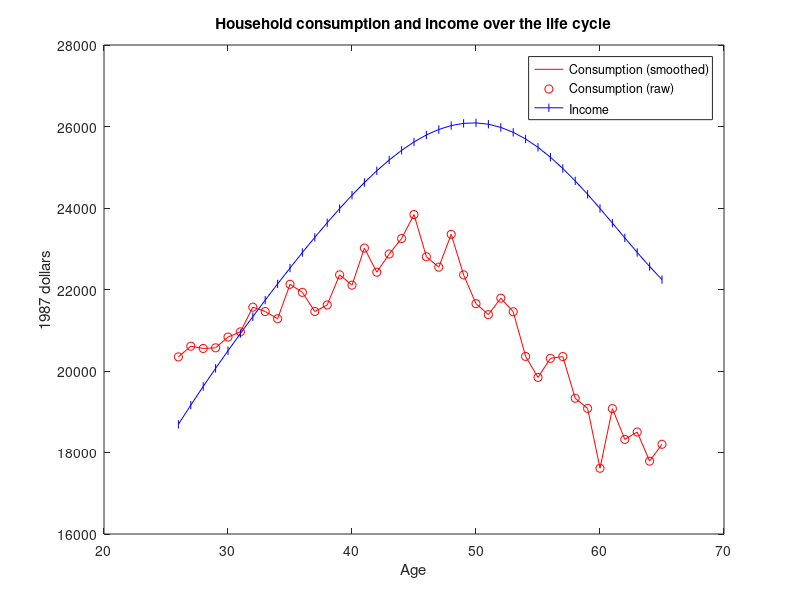

Reproduce this figure in MATLAB. (Note: this script raises an error after producing the figure.)
% Gourinchas & Parker (2002) - Consumption over the Life-Cycle

% Currently, I just take the data moments and the weighting matrix from some online materials.

% Alternatively, GP2002_FirstStage.m reproduces the data work from scratch

% Important difference: GP2002 solve based on the FOCs (the consumption
% Euler Eqn). As a result, they do NOT need V_{J+1}, they instead just need
% C_{J+1} [think about writing out a sequence problem, and then think about 
% the FOC between periods J and J+1, all you need is C_{J+1} to iterate from.
% GP2002 write this FOC with C_{J+1} as eqn below eqn (5) on pg 55]. 
% They write out the original model with a kappa and h that determine
% V_{J+1}. But they then can essentially drop kappa, replace h with gamma0
% and gamma1, and because gamma0 and gamma1 determine C_{J+1}, they can
% solve the model without ever finding V_{J+1}. VFI Toolkit works based on
% value function iteration, and so C_{J+1} is not enough for us, we need
% V_{J+1}. We therefore need to work with kappa and h, instead of gamma0
% and gamma1. As a result, we are going to be estimating different
% parameters to what GP2002 do, but we are just estimating a different
% parametrization of the model (with kappa and h to pin down V_{J+1}) than
% what GP2002 used (with gamma0 and gamma1 to pin down C_{J+1}).
% [Both this code and GP2002 also estimate R and rho]

 

%% Age and model periods

N_j=40;
Params.agejshifter=25; % first period is age 26
% Age
Params.J=N_j;
Params.agej=1:1:N_j;
Params.age=Params.agejshifter+Params.agej;



%% Empirical data
% From: https://github.com/ThomasHJorgensen/Sensitivity/tree/master/GP2002
% Who says: Empirical files from the orignal paper is based on the online code for the paper by Andrews et al. (2017, QJE) and can be found here: https://dataverse.harvard.edu/dataset.xhtml?persistentId=doi:10.7910/DVN/LLARSN
% The data files are:
% income.txt:          age profile of average income (in 1000s of 1987 dollars)
% sample_moments.txt:  age profile of average consumption (in 1000s of 1987 dollars)
% weight.txt:          weight matrix used to estimate the structural parameters.
% I copy-pasted the contents of these here
avgincome=[18690.960, 19163.940, 19621.110, 20064.870, 20497.210, 20919.710, 21333.540, 21739.350, 22137.360, 22527.250, 22908.310, 23279.320, 23638.630, 23984.270, 24313.830, 24624.660, 24913.860, 25178.370, 25415.050, 25620.790, 25792.540, 25927.470, 26023.090, 26077.300, 26088.440, 26055.600, 25978.380, 25857.240, 25693.430, 25488.990, 25246.820, 24970.680, 24665.150, 24335.610, 23988.180, 23629.620, 23267.470, 22909.670, 22564.940, 22242.540];
avgconsumption=[20346.439999999999, 20608.549999999999, 20553.389999999999, 20568.669999999998, 20832.849999999999, 20960.669999999998, 21566.720000000001, 21459.770000000000, 21282.630000000001, 22127.910000000000, 21929.880000000001, 21460.419999999998, 21619.970000000001, 22359.830000000002, 22107.360000000001, 23016.139999999999, 22424.619999999999, 22871.310000000001, 23250.590000000000, 23839.259999999998, 22803.639999999999, 22548.490000000002, 23354.259999999998, 22359.360000000001, 21651.770000000000, 21383.049999999999, 21787.459999999999, 21454.160000000000, 20358.779999999999, 19842.860000000001, 20311.130000000001, 20353.930000000000, 19331.619999999999, 19082.180000000000, 17613.980000000000, 19077.070000000000, 18321.340000000000, 18501.980000000000, 17788.040000000001, 18201.759999999998];
WeightingMatrix=diag([3.6872008,3.8049959,3.5500436,3.7745263,4.2091920,4.1346511,3.8382528,3.7693568,4.0865395,3.8544915,3.9664480,3.8415740,4.0701883,3.7211355,3.7487563,3.7335098,3.7867473,3.7138973,3.9722601,3.2203741,3.6383268,3.3823610, 3.7156815,3.3014884,3.1814975,3.7363199,3.7048994, 3.7809048, 3.6250560, 3.2918133, 3.5717417,3.9574252,3.4803905,3.1553934,3.9773247,3.2377166,3.4513555,3.5322114,3.5292536, 3.4207858]);
% Note: I have double-checked these against contents of ./derived/Transparent Identification (Gourinchas and Parker Replication)/output/make.log
%       from the materials of https://dataverse.harvard.edu/dataset.xhtml?persistentId=doi:10.7910/DVN/LLARSN
% Note: This later source got the following as the fitted (estimated) moments for consumption:
fittedavgconsumption_AGS2017=[18675.330192338559, 19388.212600096318, 19931.409678033669, 20416.983059913120, 20846.511902463310, 21249.797274646731, 21568.638059828245, 21960.326011461413, 22250.073312477685, 22572.663315759091, 22762.477900147911, 22965.855194085474, 23083.242442513980, 23172.036295533137, 23106.696851993544, 23010.418890175795, 22932.704122827741, 22774.784936048960, 22610.201008821856, 22425.937563838477, 22235.859576262708, 22038.096024257269, 21875.939447598190, 21683.238568007921, 21469.783149753606, 21258.301954897222, 21061.824954368018, 20832.183568772063, 20577.220515166311, 20348.595988976027, 20110.078731585425, 19875.656107118601, 19617.792926036545, 19368.268110153349, 19120.868715666104, 18842.115913731086, 18605.273565004958, 18327.670847333808, 18072.160850591466, 17806.156351514812];
% Note: these are the fitted moments for AGS2017 estimates:
% beta	0.9574
% rho	0.6526024
% x0	0.061146601185
% gamma0	0.0015
% gamma1	0.071
% From AGS2017: /derived/Transparent Identification (Gourinchas and Parker Replication)/code/gp_procedures.gau
% Is the original code of GP2002 for solving the model.

% Note: GP2002 say WeightingMatrix is diagonal matrix with elements being the inverse of the variance of the moments,
% this would give variance as around 0.3, so presumably is already for log(C)

% Note: average consumption is the raw data (can tell from Fig 2, shown just below)
% GP2002 estimate based on a smooth profile
% GP2002, pg 86: "Smooth profiles are constructed by estimating an equation
% similar to (14) that fixed pi_2 at the value estimated on the unsmoothed
% data, replaces the age and cohort dummies by fifth order polynomials, and
% extends the highest age to 70 to avoid some of the endpoint problems
% commonly encountered with polynomial smoothers"
% Eqn 14: lnCtilde_i=f_i pi_1 + a_i pi_2 + b_i pi_3 + U_i pi_4 + Ret_i pi_5 +epsilon_i
% Where: Ctilde=observed household consumption in the CEX
%        f_i=set of family dummies, a_i=complete set of age dummies
%        b_i=complete set of cohort dummies (less the middle one)
%        U_i=census region unemployment rate in year tau
%        Ret_i=dummy for each group that is equal to 1 when the respondent is retired
smoothavgconsumption=avgconsumption; % PLACEHOLDER


figure(2)
plot(26:1:65,smoothavgconsumption,'-r')
hold on
plot(26:1:65,avgconsumption,'or')
plot(26:1:65,avgincome,'-|b')
hold off
title('Household consumption and income over the life cycle')
legend('Consumption (smoothed)','Consumption (raw)','Income')
ylabel('1987 dollars')
xlabel('Age')

% From the average income profile we derive the expected income growth profile
% Params.g=[log(avgincome(2:end))-log(avgincome(1:end-1)),0]; % GP2002 pg 65 gives this formula
% But actually this is done off of log avg income fitted to a fifth order polynomial in age
% Got polynomial coeffs for upsilon from (Ctrl+F for "permanent income growth" https://github.com/ThomasHJorgensen/Sensitivity/blob/master/GP2002/solve_GP2002.py
Ybar=exp(6.8013936+0.3264338*Params.age-0.0148947*Params.age.^2+0.000363424*Params.age.^3-4.411685*10^(-6)*Params.age.^4+2.056916*10^(-8)*Params.age.^5);
Params.g=[log(Ybar(2:end))-log(Ybar(1:end-1)),0]; % GP2002 pg 65 gives this formula
% Note: Ybar ends up almost identical to avgincome in any case

%% Now, set up the model
n_d=0; % no decision variable
n_a=500; % assets is the only endogenous state
n_z=51; % Permanent shock (GP2002 renormalize to eliminate this, I just keep it as I'm lazy)
n_e=12; % zero-income shock (since the calibration follow Caroll (1997) I use 12 points as that is what Caroll (1997) used. I am just guessing GP2002 do the same)


%% Parameters
% Note: rho, beta, gamma0, gamma1 are going to be estimated by SMM, so these are anyway just initial guesses
% I set them to the values that GP2002 use for Figure 1 (so that I can reproduce it)

% Preferences
Params.rho=0.514; % CRRA utility param
% Params.upsilon= % Consumption equivalence scale
% GP2002 describe upsilon as a preference shifter that depends on household
% characteristics. But then just simplify it to an consumption equivalence scale anyway.
% Note: GP2002 is weird, as put consumption equivalence scale outside the utility fn, rather than directly on consumption in the utility fn.
% GP2002 say it is a fifth-order polynomial in age
% Got polynomial coeffs for upsilon from (Ctrl+F for "family shifter" https://github.com/ThomasHJorgensen/Sensitivity/blob/master/GP2002/solve_GP2002.py
Params.upsilonraw=0+0.13964975*Params.age-0.0047742190*Params.age.^2+8.5155210*10^(-5)*Params.age.^3-7.9110880*10^(-7)*Params.age.^4+2.9789550*10^(-9)*Params.age.^5;
% ThomasHJorgensen then does exp(upsilonraw-upsilonraw[lag])
Params.upsilonintermediate=exp(Params.upsilonraw(2:end)-Params.upsilonraw(1:end-1));
% ThomasHJorgensen says this is (upsilon_{t+1}/upsilon_t)^(1/rho) [a few lines below "family shifter"].
% [He, like GP2002, works directly, so all they need is (upsilon_{t+1}/upsilon_t), as that is what appears in the consumption Euler eqn, see eqn 5 of GP2002]
% But I think this is a typo, and that it should say
% (upsilon_{t+1}/upsilon_t)^(1-rho) as it is used to 'normalize the FOCs to for growth)
% Because I work with the value function, I need the actual upsilon_t. I
% will normalize first period value to 1, and then use upsilonintermediate to iterate them
Params.upsilon=ones(N_j,1);
for jj=2:N_j
    Params.upsilon(jj)=Params.upsilon(jj-1)*Params.upsilonintermediate(jj-1)^(1/(1-Params.rho));
end
% Note: Seems weird that GP2002 can have upsilon defined in a way that
% depends on rho, when upsilon is not part of the estimation step but rho
% is part of the estimation step?


% Discount factor
Params.beta=0.9598;

% Asset returns
Params.R=1.0344;

% Retirement
Params.gamma0=0.0015;
Params.gamma1=0.0710;
% We do not use gamma0 and gamma1 for anything (as we solve by VFI, while GP2002 solved the FOCs)
% Instead we need
Params.h=Params.gamma0/Params.gamma1;
% Note: GP2002 define gamma0=gamma1*h on pg 55 on line below eqn (6)


% Exogenous shocks
% Permanent shocks
% Params.g was already set above
Params.sigma_z_n=sqrt(0.0212); % standard dev of innovations to z
% Transitory shocks
Params.p=0.00302; % probability of zero earnings
Params.sigma_u=sqrt(0.0440); % std dev of innovations to u (exp(u) occurs with prob 1-p)
% GP2002 report 'variance of permanent shock' and 'variance of transitory shock' in Table 1 on pg 61

% Bequests
Params.kappa=500; 
% GP2002 don't seem to say what value kappa takes
% Codes at
% https://github.com/ThomasHJorgensen/Sensitivity/tree/master/GP2002 don't
% even seem to include a kappa parameter anywhere (probably not needed as
% only iterate on policy, not value fn, so just need c_{J+1})



% Initial assets at age 26
% Done below



%% GP2002 do a first stage estimation of R, p , sigma_z_n and sigma_u
% They get the point estimates as above
% R is interest rate of 3.440, p=0.00302, sigma_z_n=sqrt(0.0212), sigma_u=sqrt(0.0440)
% They also report that the standard error of R is 0.281 and the standard error of p is 0.000764.
% They do not report standard errors of the estimates of sigma_z_n^2 and sigma_u^2


%% Grids
% Because there is a positive probability in every period of zero earnings and agents must die without debt, there is implicitly a no-borrowing constaint
a_grid=(5*10^5)*linspace(0,1,n_a)'.^3; % annual income is about 20000, so use max assets of half million

d_grid=[];

% # Set permanent income to the first predicted value:
%         self.par.init_P = Ybar[0]/1000.0 # line 1651

% Permanent shocks
% GP2002 has that z_t=G_t z_{t-1} N_t
% G=(1+g) is the growth factor for permanent labor income
% ln(N) ~ N(0, sigma_n^2)
% If we log this process we get: lnZ_t= g + lnZ_t-1 + lnN_t
% Since N_t is log-normal, we just get n_t=log(N_t) ~ N(0, sigma_z_n^2), which is nice and easy
% We need to use the extension of Farmer-Toda to age-dependent parameters to handle the income growth g and that there are permanent shocks
kirkbyoptions.nSigmas=2; % GP2002 do not discuss what this should be 
kirkbyoptions.initialj0mewz=log(Ybar(1)); % Based on codes of Jorgensen (2023), he seems to set period 1 to be a permanent shock on this Ybar(1). This is just like making period 0 the Ybar(1).
[lnz_grid_J, pi_z_J,jequaloneDistz,otheroutputs] = discretizeLifeCycleAR1_Kirkby(Params.g,ones(1,N_j),Params.sigma_z_n*ones(1,N_j),n_z,N_j,kirkbyoptions);
% Note: GP2002 does what you should do in a model with exogenous
% labor and  permament shocks, namely renormalize and then solve. We just
% take the lazy (but computationally costly) option here, on the plus side
% it makes it easy to modify this shock process.
z_grid_J=exp(lnz_grid_J);
% jequaloneDistz is the initial distribution

% Turns out that while the original discretization is good, taking the exponential of the grid messes up the drift.
% (This is fairly standard, discretizing and then taking exponential often messes things up)
% Following few lines are showing what goes wrong
[lnzmean,lnzvariance,lnzautocorrelation,~]=MarkovChainMoments_FHorz(lnz_grid_J,pi_z_J,jequaloneDistz);
[zmean,zvariance,zautocorrelation,~]=MarkovChainMoments_FHorz(z_grid_J,pi_z_J,jequaloneDistz);
% lnzmean./log(Ybar) % Shows that mean of discretized income is always within 1% of data
% zmean./Ybar % shows that after exponentials are taken it yoes wrong
% exp(lnzmean)./Ybar % Shows just a 2-3% difference, so mostly has to do with how exponential interacts with grid and probabilities
% I just do something fairly brute-force to correct this, namely I renormalize each age grid to get the correct growth in mean income
for jj=1:N_j
    z_grid_J(:,jj)=z_grid_J(:,jj)*(Ybar(jj)/zmean(jj));
end
% Check this has done a decent job
[zmean,zvariance,zautocorrelation,~]=MarkovChainMoments_FHorz(z_grid_J,pi_z_J,jequaloneDistz);
% zmean./Ybar % Now these are all equal to 1
% Note: You could definitely do something nicer here, but this will do (as paper is anyway just about age-conditional means)


% Transitory shocks
% First, the e shock which is i.i.d.
% Consists of a first stage, which GP2002 call u
farmertodaoptions.nSigmas=2; % GP2002 don't appear to say what this should be
[u_grid,pi_u]=discretizeAR1_FarmerToda(0,0,Params.sigma_u,n_e-1,farmertodaoptions);
pi_u=pi_u(1,:)';
% [sum(lnZ_grid.*pi_Z),Params.mew_lnZ] % should be equal, they are
% Now add in the zero-income event, and use Z instead of lnZ
e_grid=[0;exp(u_grid)];
pi_e=[Params.p; (1-Params.p)*pi_u]; % There is no difference between pi_lnZ and pi_Z
  
% sum(e_grid.*pi_e) 
% Not exactly equal to one because of the discretization, so I renormalize the grid so that we get exactly 1
e_grid=e_grid./sum(e_grid.*pi_e);
sum(e_grid.*pi_e) % This should be 1 (it is :)

% Note: GP2002 use zero mean for innovations n and u, which is kind of an odd departure from Carroll (1997) given how closely the income process otherwise follows it
% (Carroll (1997) uses means for u and n that mean that exp(u) and exp(n) are a specific non-zero mean and mean one repectively)

vfoptions.n_e=n_e;
vfoptions.e_grid=e_grid;
vfoptions.pi_e=pi_e;
simoptions.n_e=vfoptions.n_e;
simoptions.e_grid=vfoptions.e_grid;
simoptions.pi_e=vfoptions.pi_e;


%% Return fn
DiscountFactorParamNames={'beta'};

ReturnFn=@(aprime,a,z,e,R,rho,upsilon,agej,J,beta,kappa,h) GourinchasParker2002_ReturnFn(aprime,a,z,e,R,rho,upsilon,agej,J,beta,kappa,h);



%%
% Use the AGS estimates
% beta	0.9574
% rho	0.6526024
% x0	0.061146601185
% gamma0	0.0015
% gamma1	0.071
Params.beta=0.9574;
Params.rho=0.6526;
Params.gamma0=0.0015;
Params.gamma1=0.071;
Params.h=Params.gamma0/Params.gamma1;
% WHAT IS x0: log(0.0611)=-2.79, so this is omega26_mean, which is anyway almost exactly what I set below: exp(-2.794)=0.0612


%%
Params.rho=2;
Params.beta=0.91;
Params.kappa=5;

%% Try solving value function
tic;
[V,Policy]=ValueFnIter_Case1_FHorz(n_d,n_a,n_z,N_j,d_grid,a_grid,z_grid_J,pi_z_J,ReturnFn,Params,DiscountFactorParamNames,[],vfoptions);
vftime=toc

%% Initial distribution

% GP2002 do not talk about initial distribution of permanent shocks. So I just put them all on the median shock value.
% GP2002 say they set initial assets to be log-normal distribution with
Params.omega26_mean=-2.794; % parameter for the mean of log assets
Params.omega26_stddev=1.784; % parameter for the std dev of log assets
% Note that from these two, we get that the mean of assets is
% exp(Params.omega26_mean+0.5*Params.omega26_stddev^2)

% So we need to put this log-normal distribution onto our asset grid
tic;
jequaloneDistassets=MVNormal_ProbabilitiesOnGrid(log(a_grid+[10^(-9);zeros(n_a-1,1)]),Params.omega26_mean,Params.omega26_stddev,n_a); % note: first point in a_grid is zero, so have to add something tiny before taking log
initdisttime=toc

% So initial dist is given by
jequaloneDist=zeros(n_a,n_z,n_e);
% jequaloneDist(:,floor((n_z+1)/2),7)=jequaloneDistassets; % everyone starts with median z and median e (first point in e is zero, then other 11 are the log-normal dist)
% I need to add some variance to the income shocks, otherwise the two-step
% GMM estimation is problematic as the first moment has almost zero
% variance and so is given a riduculously high weight
jequaloneDist=jequaloneDistassets.*jequaloneDistz'.*shiftdim(pi_e,-2);
z_grid_J(:,1)=linspace(0.95,1.05,n_z)'.*z_grid_J(:,1); % add 

% GP2002 don't specify age weights, but as their only outputs are
% life-cycle profiles they don't have too. So we will just put equal
% weights.
AgeWeightParamNames={'mewj'};
Params.mewj=ones(1,N_j)/N_j;

%% Solve agent dist
tic;
StationaryDist=StationaryDist_FHorz_Case1(jequaloneDist,AgeWeightParamNames,Policy,n_d,n_a,n_z,N_j,pi_z_J,Params,simoptions);
disttime=toc

%% Plot some outputs
FnsToEvaluate.Income=@(aprime,a,z,e) z*e;
FnsToEvaluate.Consumption=@(aprime,a,z,e,R) R*a+z*e-aprime;
FnsToEvaluate.z=@(aprime,a,z,e) z;
FnsToEvaluate.e=@(aprime,a,z,e) e;
FnsToEvaluate.a=@(aprime,a,z,e) a;

simoptions.whichstats=[1,0,0,0,0,0,0];
tic;
AgeConditionalStats=LifeCycleProfiles_FHorz_Case1(StationaryDist,Policy,FnsToEvaluate,Params,[],n_d,n_a,n_z,N_j,d_grid,a_grid,z_grid_J,simoptions);
acstime=toc

figure(3);
plot(Params.age,AgeConditionalStats.Income.Mean)
hold on
plot(Params.age,AgeConditionalStats.Consumption.Mean)
hold off
title('Model life-cycle profiles')
legend('Income','Consumption')


figure(4)
subplot(3,1,1); plot(Params.age,AgeConditionalStats.a.Mean)
title('Assets (a)')
subplot(3,1,2); plot(Params.age,AgeConditionalStats.z.Mean)
title('Permanent shock (z)')
subplot(3,1,3); plot(Params.age,AgeConditionalStats.e.Mean)
title('Transitory shock (e)')


figure(5)
subplot(2,1,1); plot(26:1:65,avgincome,Params.age,AgeConditionalStats.Income.Mean)
title('Income')
legend('Data','Model')
subplot(2,1,2); plot(26:1:65,smoothavgconsumption,Params.age,AgeConditionalStats.Consumption.Mean,26:1:65,fittedavgconsumption_AGS2017)
title('Consumption')
legend('Data','Model','AGS2017')


%% Okay, let's estimate

%% Now, we estimate the model parameters to target the mean life cycle profile of consumption
% To do this using the toolkit there are two things we need to setup
% First, just say all the model parameters we want to calibrate
% For exercise of GP2002 there are four parameters
EstimParamNames={'beta','rho','h','kappa'};
% EstimParamNames gives the names of all the model parameters that will be
% estimated, these parameters must all appear in Params, and the values in
% Params will be used as the initial values.
% All other parameters in Params will remain fixed.

% Second, we need to say which model statistics we want to target
% We can target any model stat generated by the AllStats, and LifeCycleProfiles commands
% We set up a structure containing all of our targets
TargetMoments.AgeConditionalStats.Consumption.Mean=smoothavgconsumption';
estimoptions.logmoments=1; % We target log(C), not C. [Note: we put in the target C, and use estimoptions.logmoments to say we want to target log(C). Internally the log() will be taken, do not take the logs when setting up target here]
% Note: When setting up TargetMoments there are some rules you must follow
% There are two options TargetMomements.AgeConditionalStats and
% TargetMoments.AllStats (you can use both). Within these you must 
% follow the structure that you get when you run the commands
% AgeConditionalStats=LifeCycleProfiles_FHorz_Case1()
% and
% AllStats=EvalFnOnAgentDist_AggVars_FHorz_Case1()
% [If you are using PType, then these will be the PType equivalents]

% So we want a FnsToEvaluate which is just consumption (this will be faster as it only includes what we actually need)
clear FnsToEvaluate
FnsToEvaluate.Consumption=@(aprime,a,z,e,R) R*a+z*e-aprime;

save ./SavedOutput/GP2002setup.mat

% load ./SavedOutput/GP2002setup.mat

estimoptions.CalibParamsNames={'R'};


%% Check the panel data setup is okay
simoptions.numbersims=1000
tic;
simPanelValues=SimPanelValues_FHorz_Case1(jequaloneDist,Policy,FnsToEvaluate,Params,[],n_d,n_a,n_z,N_j,d_grid,a_grid,z_grid_J,pi_z_J,simoptions);
paneltime=toc
% Compute the moments (same as CalibrateLifeCycleModel_objectivefn(), except the panel data versions)
AllStats_PanelValues=PanelValues_AllStats_FHorz(simPanelValues,simoptions);
tic;
AgeConditionalStats_PanelValues=PanelValues_LifeCycleProfiles_FHorz(simPanelValues,N_j,simoptions);
acspaneltime=toc



%% Done. Now just run the calibrate life-cycle model command

% As rough first run, pretend we actually have the Covariance Matrix of the
% Data moments (so estimation doesn't involve any simulation).
CovarMatrixDataMoments=zeros(size(WeightingMatrix));
CovarMatrixDataMoments(logical(eye(size(CovarMatrixDataMoments))))=diag(WeightingMatrix).^(-1); % GP2002 say they set weights as diagonal matrix, with elements being inverse of the variance of the data moments (given the actual numbers, these are presumably for log(C))


estimoptions.verbose=1; % give feedback
[EstimParams1, EstimParamsStdDev1, estsummary1]=EstimateLifeCycleModel_MethodOfMoments(EstimParamNames,TargetMoments, WeightingMatrix,CovarMatrixDataMoments, n_d,n_a,n_z,N_j,d_grid, a_grid, z_grid_J, pi_z_J, ReturnFn, Params, DiscountFactorParamNames, jequaloneDist,AgeWeightParamNames, FnsToEvaluate, estimoptions, vfoptions,simoptions);
% EstimParams is the estimated parameter values
% estsummary is a structure containing various info on how the estimation
% went, plus some output useful for analysis

save ./SavedOutput/GP2002estimation.mat EstimParams1 EstimParamsStdDev1 Params estsummary1 estimoptions

save ./SavedOutput/GP2002_1.mat

% EstimParams1 =
%  beta: 0.9351
%   rho: 1.3325
%     h: 0.0108
% kappa: 39.4087

% EstimParamsStdDev1 = 
%  beta: 0.0354
%   rho: 0.7683
%     h: 3.9630
% kappa: 84.5467


%% Redo the estimation, this time using two-iteration GMM (which seems to be what GP2002 did; according to Joregensen)
estimoptions.iterateGMM=2; % two-iteration GMM
% Default: estimoptions.numbootstrapsims=100; % Number of simulations
estimoptions.numberinvidualsperbootstrapsim=20000; % Note: number of observations is more like this times N_j (so 20000*40=800000)
% Note: GP2002 used 20,000, while Jorgensen (2023) used 500,000 individuals
% GP2002, pg 60: "we simulate lnC by running 20,000 independent income processes for 40 years"
% Note: GP2002 data is more like 40,000 observations, which corresponds to 1000 individuals (full lifetimes, in data is obviously not quite same thing)

% Not needed, but to make things faster for the next estimation
for pp=1:length(EstimParamNames)
    Params.(EstimParamNames{pp})=EstimParams1.(EstimParamNames{pp});
end

% Note: two-iteration efficient GMM, means we have no need/use for CovarMatrixDataMoments so just pass [] (this is just to emphasize that it won't be used)
[EstimParams2, EstimParamsStdDev2, estsummary2]=EstimateLifeCycleModel_MethodOfMoments(EstimParamNames,TargetMoments, WeightingMatrix,[], n_d,n_a,n_z,N_j,d_grid, a_grid, z_grid_J, pi_z_J, ReturnFn, Params, DiscountFactorParamNames, jequaloneDist,AgeWeightParamNames, FnsToEvaluate, estimoptions, vfoptions,simoptions);

save ./SavedOutput/GP2002estimation2.mat EstimParams2 EstimParamsStdDev2 Params estsummary2 estimoptions

estimoptions=rmfield(estimoptions,'iterateGMM');
estimoptions=rmfield(estimoptions,'numberinvidualsperbootstrapsim');

save ./SavedOutput/GP2002_2.mat


%% Now bootstrap the standard errors
% load  ./SavedOutput/GP2002_1.mat

estimoptions.bootstrapStdErrors=1;
estimoptions.skipestimation=1; % We already have the estimated parameters, this time just bootstrap the standard errors (skipping the restimation that would otherwise occur)
estimoptions.numbootstrapsims=100; % Number of simulations
estimoptions.numberinvidualsperbootstrapsim=2000; % Note: number of observations is more like this times N_j (so 2000*40=80000)

% Because we will use estimoptions.skipestimation=1 we need to make sure we start from the estimated parameters
for pp=1:length(EstimParamNames)
    Params.(EstimParamNames{pp})=EstimParams1.(EstimParamNames{pp});
end

% Note: bootstrap standard errors, means we have no need/use for CovarMatrixDataMoments so just pass [] (this is just to emphasize that it won't be used)
[EstimParams3, EstimParamsBootstrapDist3, estsummary3]=EstimateLifeCycleModel_MethodOfMoments(EstimParamNames,TargetMoments, WeightingMatrix,[], n_d,n_a,n_z,N_j,d_grid, a_grid, z_grid_J, pi_z_J, ReturnFn, Params, DiscountFactorParamNames, jequaloneDist,AgeWeightParamNames, FnsToEvaluate, estimoptions, vfoptions,simoptions);
% Note: because we bootstrap standard errors, the second output is the bootstrap distribution, instead of the standard error
% Note: because we use estimoptions.skipestimation=1, EstimParams3 will just be a duplicate of EstimParams1

save ./SavedOutput/GP2002estimation3.mat EstimParams3 EstimParamsBootstrapDist3 Params estsummary3 estimoptions

estimoptions=rmfield(estimoptions,'bootstrapStdErrors');
estimoptions=rmfield(estimoptions,'skipestimation');
estimoptions=rmfield(estimoptions,'numbootstrapsims');
estimoptions=rmfield(estimoptions,'numberinvidualsperbootstrapsim');

save ./SavedOutput/GP2002_3.mat
 

%% Do I get the same estimates:
% GP2002 report that: 
% beta=0.960
% rho=0.514;
% h=gamma0/gamma1=0.001/0.071=0.0141
% AGS2017 report that:
% beta=0.9574
% rho=0.6526

% My estimates differ, but because I have a different parametrization of
% period J+1 to GP2002 (I parametrize V_{J+1} by h and kappa, they
% parametrize C_{J+1} by gamma0 and gamma1) it is not possible to just
% compare the value of the objective function under my parameter estimates
% with the value of the objective function under their parameter estimates.




%% Plot some outputs
for cc=1:length(EstimParamNames)
    Params.(EstimParamNames{cc})=EstimParams1.(EstimParamNames{cc});
end

[V,Policy]=ValueFnIter_Case1_FHorz(n_d,n_a,n_z,N_j,d_grid,a_grid,z_grid_J,pi_z_J,ReturnFn,Params,DiscountFactorParamNames,[],vfoptions);
StationaryDist=StationaryDist_FHorz_Case1(jequaloneDist,AgeWeightParamNames,Policy,n_d,n_a,n_z,N_j,pi_z_J,Params,simoptions);

FnsToEvaluate.Income=@(aprime,a,z,e) z*e;
FnsToEvaluate.Consumption=@(aprime,a,z,e,R) R*a+z*e-aprime;
FnsToEvaluate.z=@(aprime,a,z,e) z;
FnsToEvaluate.e=@(aprime,a,z,e) e;
FnsToEvaluate.a=@(aprime,a,z,e) a;

AgeConditionalStats=LifeCycleProfiles_FHorz_Case1(StationaryDist,Policy,FnsToEvaluate,Params,[],n_d,n_a,n_z,N_j,d_grid,a_grid,z_grid_J,simoptions);

figure(11);
plot(Params.age,AgeConditionalStats.Income.Mean)
hold on
plot(Params.age,AgeConditionalStats.Consumption.Mean)
hold off
title('Model life-cycle profiles')
legend('Income','Consumption')


figure(12)
subplot(3,1,1); plot(Params.age,AgeConditionalStats.a.Mean)
title('Assets (a)')
subplot(3,1,2); plot(Params.age,AgeConditionalStats.z.Mean)
title('Permanent shock (z)')
subplot(3,1,3); plot(Params.age,AgeConditionalStats.e.Mean)
title('Transitory shock (e)')


figure(13)
subplot(2,1,1); plot(26:1:65,avgincome,Params.age,AgeConditionalStats.Income.Mean)
title('Income')
legend('Data','Model')
subplot(2,1,2); plot(26:1:65,smoothavgconsumption,Params.age,AgeConditionalStats.Consumption.Mean,26:1:65,fittedavgconsumption_AGS2017)
title('Consumption')
legend('Data','Model','AGS2017')


%% Just me looking at how I bootstrap the Covar matrix in between the two steps of two-step efficient GMM. Was used to check that things are doing what I think they are.
S=100; % estimoptions.numbootstrapsims
% Preallocate a matrix to keep all the moments across each simulation
SimMoments=zeros(S,40); % cov() below requires rows to be observations

simoptions.numbersims=20000; %estimoptions.numberinvidualsperbootstrapsim
% simoptions.numbersims=1000 is the default for SimPanelValues_FHorz_Case1

for ss=1:S
    ss
    % Do a panel data simulation
    simoptions.lowmemory=1; % Will be slower, but avoids out-of-memory errors, and the simulations to generate covar matrix is only done once anyway
    simPanelValues=SimPanelValues_FHorz_Case1(jequaloneDist,Policy,FnsToEvaluate,Params,[],n_d,n_a,n_z,N_j,d_grid,a_grid,z_grid_J,pi_z_J,simoptions);
    simoptions=rmfield(simoptions,'lowmemory');
    panelAgeConditionalStats=PanelValues_LifeCycleProfiles_FHorz(simPanelValues,N_j,simoptions);

    % Get current values of the target moments as a vector (note: this is copy-paste from CalibrateLifeCycleModel_objectivefn() command)
    currentmomentvec=panelAgeConditionalStats.Consumption.Mean;
    % log moments where appropriate
    currentmomentvec=(1-estimoptions.logmoments).*currentmomentvec + estimoptions.logmoments.*log(currentmomentvec.*estimoptions.logmoments+(1-estimoptions.logmoments)); % Note: take log, and for those we don't log I end up taking log(1) (which becomes zero and so disappears)
    % Store them
    SimMoments(ss,:)=currentmomentvec';
end

mean(SimMoments,1)
log(AgeConditionalStats.Consumption.Mean)

temp=cov(SimMoments)
var(SimMoments(:,1))
temp(1,1)
var(SimMoments(:,3))
temp(3,3)


%% Runtime Comparisons
% needed for paper
simoptions.whichstats=[1,0,0,0,0,0,0];
simoptions.numbersims=1000; % for panel data

FnsToEvaluate_temp.Consumption=FnsToEvaluate.Consumption; % Just consumption

R=100; % Across 100 runs
vftime=zeros(1,R);
disttime=zeros(1,R);
acstime=zeros(1,R);
paneltime=zeros(1,R);
acspaneltime=zeros(1,R);
for rr=1:R
    fprintf('Runtime comparison: rr=%i \n',rr)

    tic;
    [V,Policy]=ValueFnIter_Case1_FHorz(n_d,n_a,n_z,N_j,d_grid,a_grid,z_grid_J,pi_z_J,ReturnFn,Params,DiscountFactorParamNames,[],vfoptions);
    vftime(rr)=toc;

    tic;
    StationaryDist=StationaryDist_FHorz_Case1(jequaloneDist,AgeWeightParamNames,Policy,n_d,n_a,n_z,N_j,pi_z_J,Params,simoptions);
    disttime(rr)=toc;

    tic;
    AgeConditionalStats=LifeCycleProfiles_FHorz_Case1(StationaryDist,Policy,FnsToEvaluate_temp,Params,[],n_d,n_a,n_z,N_j,d_grid,a_grid,z_grid_J,simoptions);
    acstime(rr)=toc;

    tic;
    simPanelValues=SimPanelValues_FHorz_Case1(jequaloneDist,Policy,FnsToEvaluate_temp,Params,[],n_d,n_a,n_z,N_j,d_grid,a_grid,z_grid_J,pi_z_J,simoptions);
    paneltime(rr)=toc;

    tic;
    AgeConditionalStats_PanelValues=PanelValues_LifeCycleProfiles_FHorz(simPanelValues,N_j,simoptions);
    acspaneltime(rr)=toc;

end

%% Runtime comparisons
fprintf('When doing iteration runtimes are \n')
[mean(disttime(2:end)),mean(acstime(2:end)),mean(disttime(2:end)+acstime(2:end))]
fprintf('When doing simulation runtimes are \n')
[mean(paneltime(2:end)),mean(acspaneltime(2:end)),mean(paneltime(2:end)+acspaneltime(2:end))] % first panel simulation contains time to open cpu pool, so drop it
fprintf('For comparison, the value fn runtime is \n')
mean(vftime)

fprintf('Ratio of iteration-to-simulation runtimes is \n')
mean(disttime(2:end)+acstime(2:end))/mean(paneltime(2:end)+acspaneltime(2:end))




%% Redo the estimation, this time using two-step GMM, but now just use number of sims that corresponds to actual number of data observations of GP2002
% Relates to me wanting to make a point about how doing simulations with
% way more observations than we have in data is breaking what should be a
% strong intuitive link between sample size and standard errors.
estimoptions.iterateGMM=2; % two iterations
% Default: estimoptions.numbootstrapsims=100; % Number of simulations
estimoptions.numberinvidualsperbootstrapsim=1000; % Note: number of observations is more like this times N_j (so 20000*40=800000)
% Note: GP2002 used 20,000, while Jorgensen (2023) used 500,000 individuals
% Note: GP2002 data is more like 40,000 observations, which corresponds to 1000 individuals (full lifetimes, in data is obviously not quite same thing)

% Not needed, but to make things faster for the next estimation
for pp=1:length(EstimParamNames)
    Params.(EstimParamNames{pp})=EstimParams1.(EstimParamNames{pp});
end

% Note: two-iteration efficient GMM, means we have no need/use for CovarMatrixDataMoments so just pass [] (this is just to emphasize that it won't be used)
[EstimParams2b, EstimParamsStdDev2b, estsummary2b]=EstimateLifeCycleModel_MethodOfMoments(EstimParamNames,TargetMoments, WeightingMatrix,[], n_d,n_a,n_z,N_j,d_grid, a_grid, z_grid_J, pi_z_J, ReturnFn, Params, DiscountFactorParamNames, jequaloneDist,AgeWeightParamNames, FnsToEvaluate, estimoptions, vfoptions,simoptions);

save ./SavedOutput/GP2002estimation2.mat EstimParams2b EstimParamsStdDev2b Params estsummary2b estimoptions

estimoptions=rmfield(estimoptions,'iterateGMM');
estimoptions=rmfield(estimoptions,'numberinvidualsperbootstrapsim');

save ./SavedOutput/GP2002_2b.mat


%% Can we tell in advance which are likely to be best moments to target?
% Calculate all the derivatives of moments with respect to parameters
% Want to think about Gourinchas & Parker (2002) vs Cagetti (2003)
% Both essentially estimate model of Carroll (1997)
% GP2002 targets age-conditional mean of consumption
% C2003 targets age-conditional median of wealth
% Use calibrated parameters of Carroll (1997) 

% load ./SavedOutput/GP2002_1.mat

clear FnsToEvaluate
FnsToEvaluate.Consumption=@(aprime,a,z,e,R) R*a+z*e-aprime;
FnsToEvaluate.Wealth=@(aprime,a,z,e) a;


Params.beta=1/(1+0.04);
Params.rho=2;
% Carroll (1997) doesn't need/use a parametrization of V_{T+1}, so I will just use our estimated one.
Params.h=EstimParams1.h;
Params.kappa=EstimParams1.kappa;

% Compute the derivatives of model moments with respect to parameters to be estimated.
[MomentDerivatives, SortedMomentDerivatives, momentderivsummary]=EstimateLifeCycleModel_MomentDerivatives(EstimParamNames, n_d,n_a,n_z,N_j,d_grid, a_grid, z_grid_J, pi_z_J, ReturnFn, Params, DiscountFactorParamNames, jequaloneDist,AgeWeightParamNames, FnsToEvaluate, estimoptions, vfoptions,simoptions);

% How does beta matter?
% Look at the derivatives w.r.t. beta for age-conditional mean of consumption
MomentDerivatives.wrt_beta.AgeConditionalStats.Consumption.Mean
% Look at the derivatives w.r.t. beta for age-conditional median of wealth
MomentDerivatives.wrt_beta.AgeConditionalStats.Wealth.Median
MomentDerivatives.wrt_beta.AgeConditionalStats.Wealth.Mean

% How does rho matter?
% Look at the derivatives w.r.t. beta for age-conditional mean of consumption
MomentDerivatives.wrt_rho.AgeConditionalStats.Consumption.Mean
% Look at the derivatives w.r.t. beta for age-conditional median of wealth
MomentDerivatives.wrt_rho.AgeConditionalStats.Wealth.Median
MomentDerivatives.wrt_rho.AgeConditionalStats.Wealth.Mean

save ./SavedOutput/MomentDerivatives.mat MomentDerivatives Params momentderivsummary

% What about std deviations of the empirical moments?
% GP2002 get consumption data using 40,000 households, but across all the age it is nearer 1000 per age.
% GP2002, pg 48: "from a sample of roughly 40,000 households from the Consumer Expenditure Survey (CEX) from 1980 to 1993"
% C2003, apparently just 20 to 100 observations per age 
% C2003 gets wealth data from Survey of Consumer Finances (SCF), has
% roughly 3275 individual households worth of data (top pg 343)
% I have the variance of the empirical moments for GP2002 (see near top of code, they were used for the weighting matrix)
% C2003 does not appear to report hem (and don't think codes are available, I have not tried emailing Marco Cagetti to ask if he still has them)


% Note: C2003 does simulations with 10,000 individuals (C2003, pg 352: "the
% life cycle profiles are simulated for 10,000 households while each age
% group contains from 20 to 100 observations, so the ratio of observations
% to simulated points is extremely low")
% Note: C2003, pg 352 "The variance of the estimator due to the simulation
% is not considered", not sure what he means by this? Guessing he just
% omits the (1+1/s) term from the covar matrix of the parameter estimates?

% GP2002 parameter estimates:
% beta    0.9598 (0.0101)
% rho     0.5140 (0.1690)
% gamma0  0.0015 (5.68x10^(-6))
% gamma1  0.0710 (0.0613)
%
% C2003 parameter estimates:
% beta    









